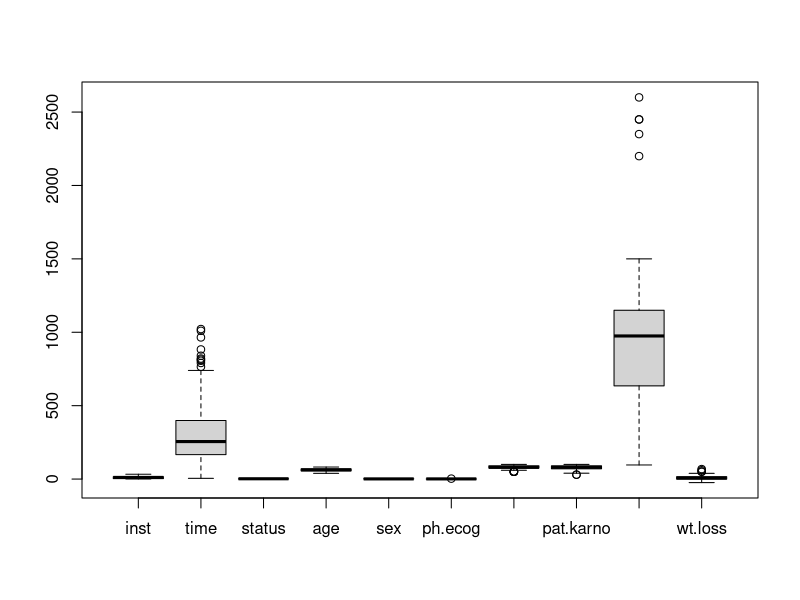
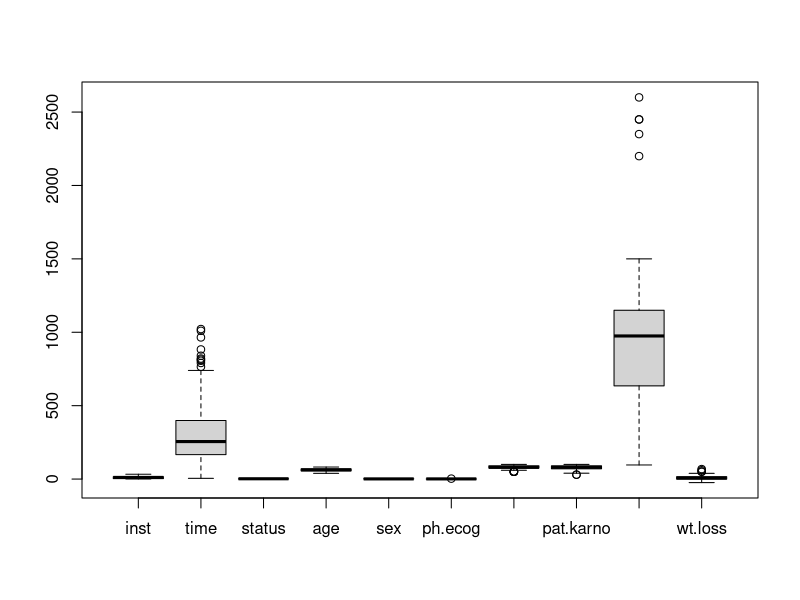
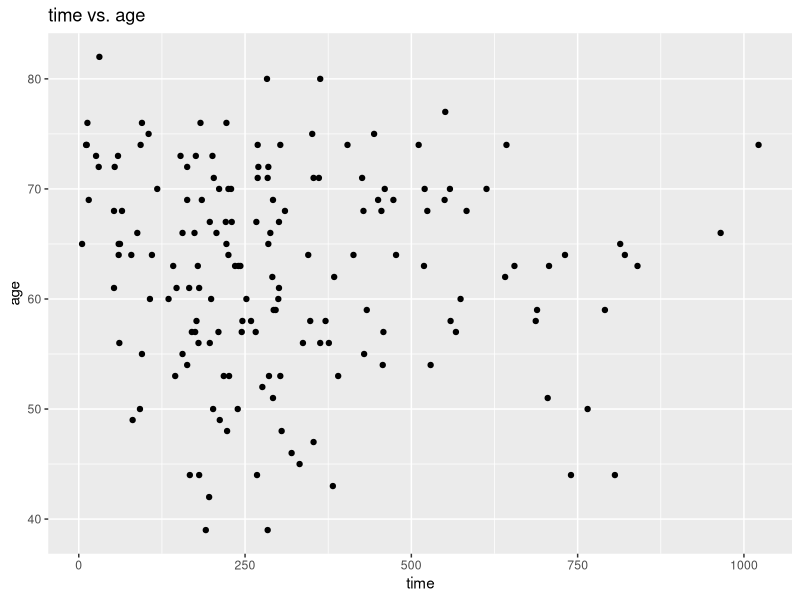
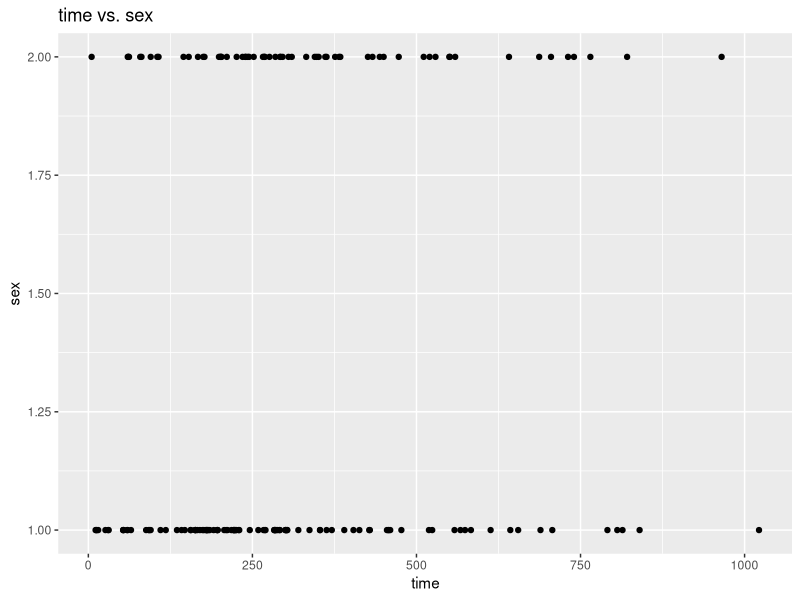
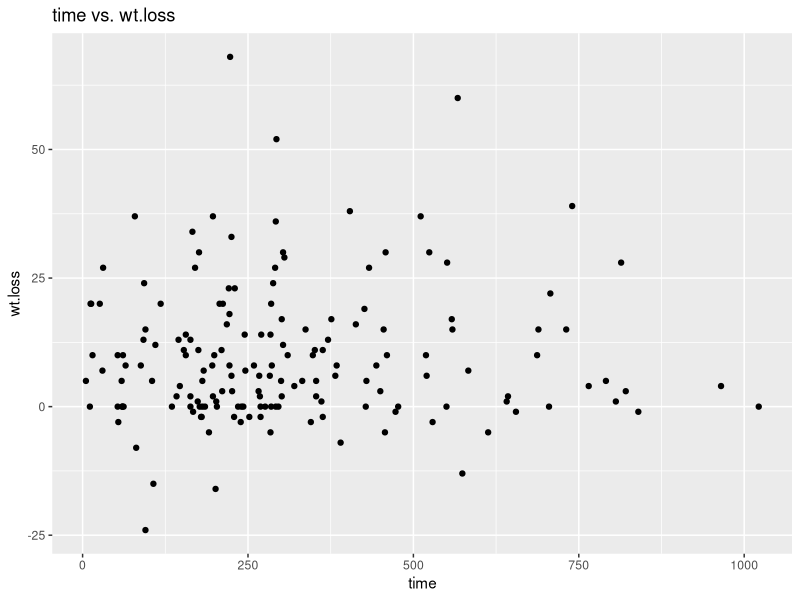
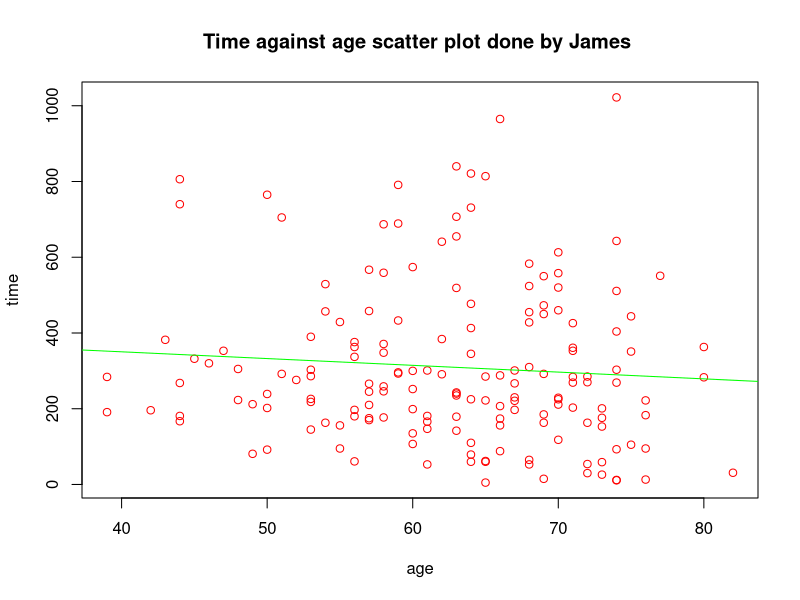
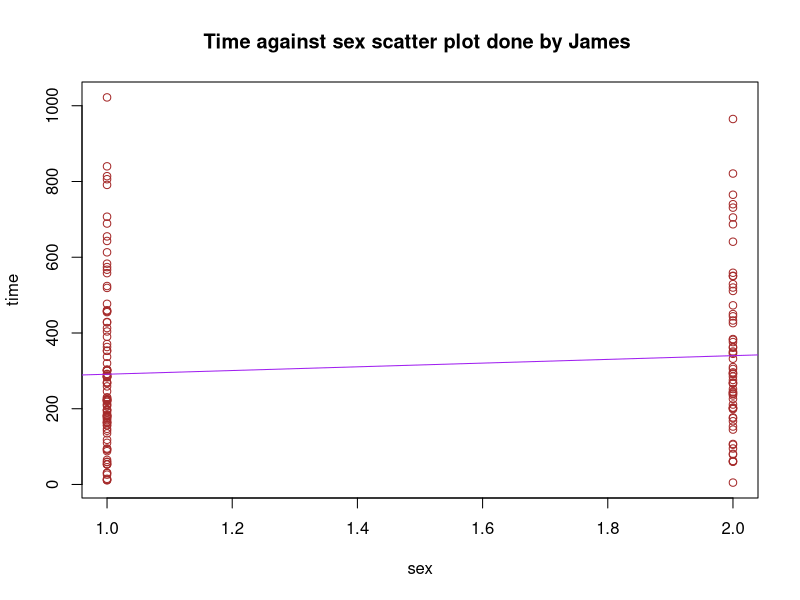
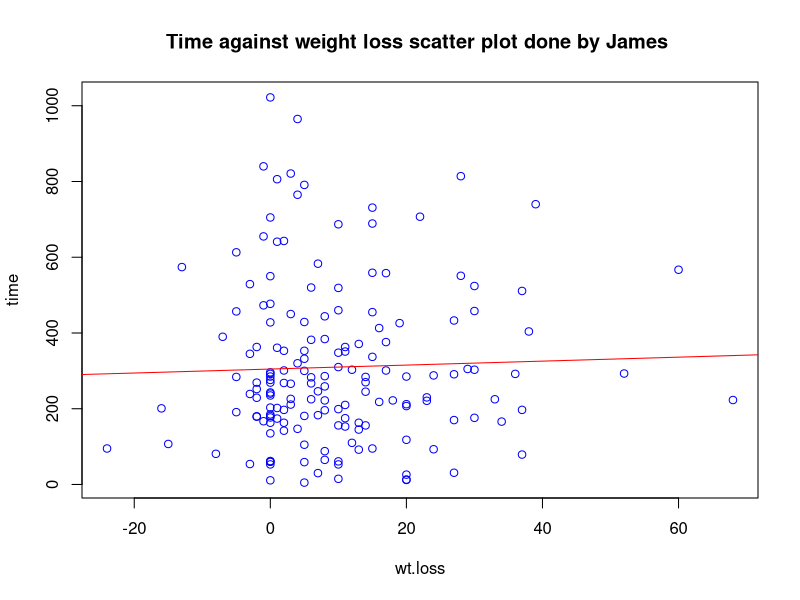

Write R code to recreate these figures, in order.
## ---- chunk 1
knitr::opts_chunk$set(echo = TRUE)
## ---- chunk 2
#Another study in R concerning with the dataset cancer
#First of everything load the library that contains the dataset to enhance the smooth running of the workouts
library(survival)
#Secondly load the dataset itself to portray the dataset content
data("cancer")
#Type the view command to see the dataset composition
View(cancer)
#Get the summary of the dataset to better comprehend what the dataset entails
summary(cancer)
#Get the structure of the dataset to better comprehend what kind of data types the dataset contains
str(cancer)
#Get the total number of missing values in the dataset of concern
sum(is.na(cancer))
#Workout the outliers concept using the boxplot idea
boxplot(cancer)
summary(boxplot(cancer))
#Do away with the missing values by deletion of the NAS by omit concept
cancer <- na.omit(cancer)
#Do away with the missing values with the use of the tidyr library and the drop concept
library(tidyr)
#Creation of the new dataset from the old dataset that has no missing values
clean <- drop_na(cancer)
View(clean)
summary(clean)
str(clean)
#Data visualization using the scatter plots
# Load ggplot2 library
library(ggplot2)
# Scatterplot of time and age
ggplot(cancer, aes(x = time, y = age)) + 
  geom_point() + 
  labs(title = "time vs. age", x = "time", y = "age")

# Scatterplot of time and sex
ggplot(cancer, aes(x = time, y = sex)) + 
  geom_point() + 
  labs(title = "time vs. sex", x = "time", y = "sex")

# Scatterplot of time and wt.loss
ggplot(cancer, aes(x = time, y = wt.loss)) + 
  geom_point() + 
  labs(title = "time vs. wt.loss", x = "time", y = "wt.loss")
#Data modeling using the linear regression models
# Fit linear regression models
model1 <- lm(time ~ age, data = cancer)
model2 <- lm(time ~ sex, data = cancer)
model3 <- lm(time ~ wt.loss, data = cancer)
# Visualize the models
plot(time ~ age, data = cancer , main = "Time against age scatter plot done by James ", col = "red")
abline(model1, col = "green")


plot(time ~ sex, data = cancer , main = "Time against sex scatter plot done by James ", col = "brown")
abline(model2, col = "purple")

plot(time ~ wt.loss, data = cancer , main = "Time against weight loss scatter plot done by James ", col = "blue")
abline(model3, col = "red")
# Display model summaries
summary(model1)
summary(model2)
summary(model3)
#Observation of the first and last six rows and columns of the new cancer dataset
head(clean)
tail(clean)
#Observation of the firs and last six rows and columns of the old cancer dataset
head(cancer)
tail(cancer)
